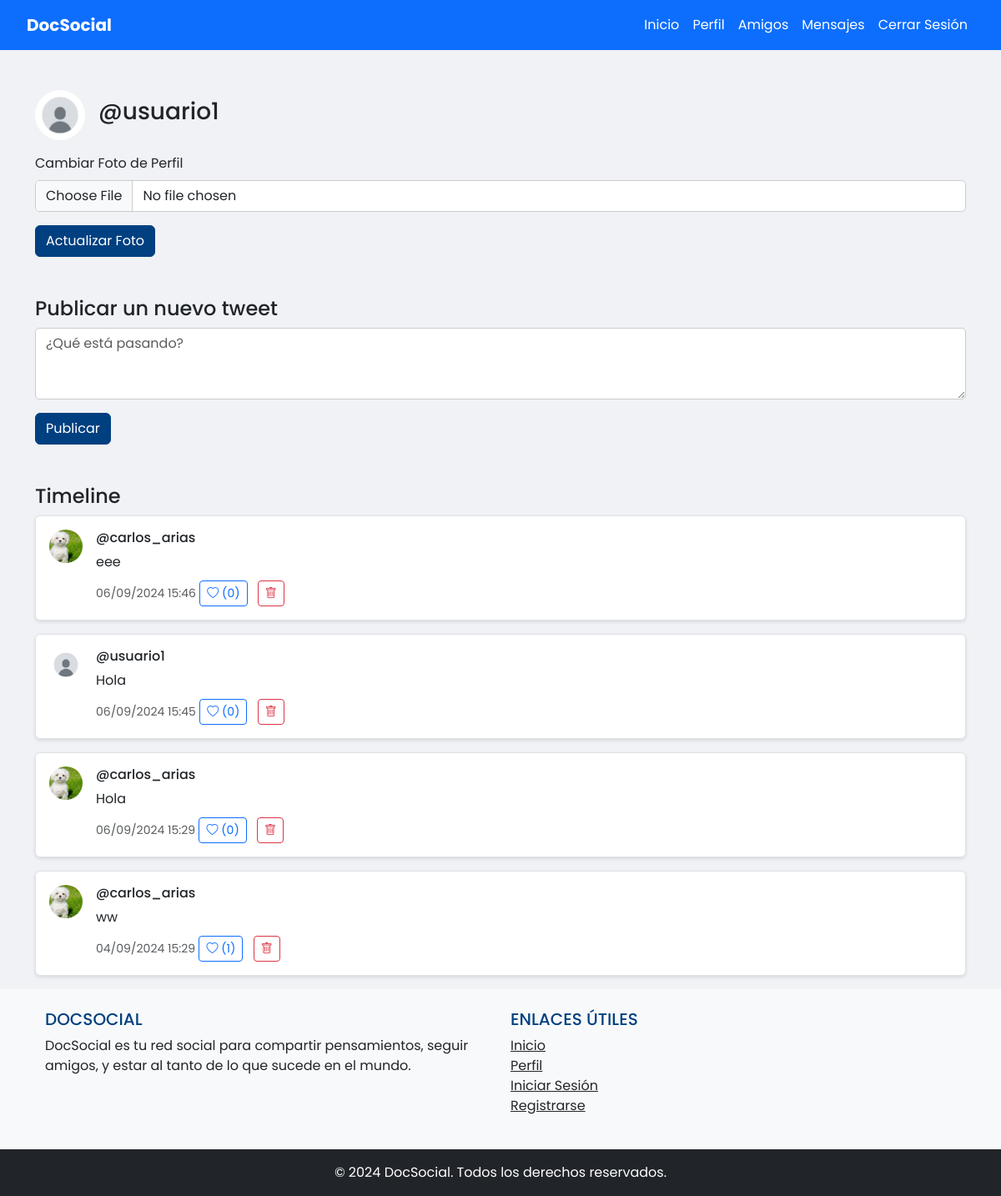
The app's page /index.php (signed in) with its own data.
### tables this page shows
CREATE TABLE `usuarios` (
  `id` int(11) NOT NULL,
  `username` varchar(50) NOT NULL,
  `email` varchar(100) NOT NULL,
  `password` varchar(255) NOT NULL,
  `bio` text DEFAULT NULL,
  `avatar` varchar(255) DEFAULT NULL,
  `fecha_registro` timestamp NOT NULL DEFAULT current_timestamp(),
  `foto_perfil` varchar(255) DEFAULT 'ruta/por/defecto.jpg',
  `nombre` varchar(50) NOT NULL,
  `apellido` varchar(50) NOT NULL,
  `descripcion` text DEFAULT NULL
);

CREATE TABLE `tweets` (
  `id` int(11) NOT NULL,
  `user_id` int(11) DEFAULT NULL,
  `contenido` varchar(280) NOT NULL,
  `imagen` varchar(255) DEFAULT NULL,
  `fecha_publicacion` timestamp NOT NULL DEFAULT current_timestamp()
);

### index.php (the view, shortened to what this page needs)
<?php
include('includes/db.php');
$user_id = $_SESSION['user_id'];
$sql_user = "SELECT username, foto_perfil FROM usuarios WHERE id = '$user_id'";
$result_user = $conn->query($sql_user);
if ($result_user->num_rows > 0) {
    $usuario = $result_user->fetch_assoc();
} else {
    echo "Error: Usuario no encontrado.";
}
$sql_tweets = "SELECT tweets.*, usuarios.username, usuarios.foto_perfil,
                (SELECT COUNT(*) FROM likes WHERE likes.tweet_id = tweets.id) AS likes_count,
                (SELECT COUNT(*) FROM likes WHERE likes.tweet_id = tweets.id AND likes.user_id = '$user_id') AS liked_by_user
               FROM tweets
               JOIN usuarios ON tweets.user_id = usuarios.id
               ORDER BY tweets.fecha_publicacion DESC";
$result_tweets = $conn->query($sql_tweets);
?>
<!DOCTYPE html>
<html lang="es">
<head>
    <link rel="stylesheet" href="https://cdnjs.cloudflare.com/ajax/libs/bootstrap-icons/1.9.1/font/bootstrap-icons.css">
    <link href="https://cdn.jsdelivr.net/npm/bootstrap@5.3.0/dist/css/bootstrap.min.css" rel="stylesheet">
    <link rel="stylesheet" href="css/style.css">
</head>
<body>
    <?php include('includes/header.php'); ?>
    <div class="container mt-5">
        <div class="d-flex align-items-center">
            <img src="<?php echo !empty($usuario['foto_perfil']) ? $usuario['foto_perfil'] : 'assets/images/perfil.jpg'; ?>"
                 alt="Foto de perfil" class="img-fluid rounded-circle me-3" style="width: 60px; height: 60px; object-fit: cover;">
            <h3>@<?php echo htmlspecialchars($usuario['username']); ?></h3>
        </div>
        <form method="post" action="index.php" enctype="multipart/form-data" class="mt-3">
            <div class="mb-3">
                <label for="foto_perfil" class="form-label">Cambiar Foto de Perfil</label>
                <input type="file" class="form-control" id="foto_perfil" name="foto_perfil">
            </div>
            <button type="submit" class="btn btn-primary">Actualizar Foto</button>
        </form>
        <div class="mt-5">
            <h4>Publicar un nuevo tweet</h4>
            <form method="post" action="publicar_tweet.php">
                <textarea class="form-control mb-3" name="contenido" rows="3" maxlength="280" placeholder="¿Qué está pasando?"></textarea>
                <button type="submit" class="btn btn-primary">Publicar</button>
            </form>
        </div>
        <div class="mt-5">
            <h4>Timeline</h4>
            <?php if ($result_tweets->num_rows > 0): ?>
                <?php while($tweet = $result_tweets->fetch_assoc()): ?>
                    <div class="tweet d-flex align-items-start mb-3 border p-3 rounded">
                        <img src="<?php echo !empty($tweet['foto_perfil']) ? $tweet['foto_perfil'] : 'assets/images/perfil.jpg'; ?>"
                             alt="Foto de perfil" class="rounded-circle me-3" style="width: 40px; height: 40px; object-fit: cover;">
                        <div>
                            <h6>@<?php echo htmlspecialchars($tweet['username']); ?></h6>
                            <p><?php echo htmlspecialchars($tweet['contenido']); ?></p>
                            <small class="text-muted"><?php echo date('d/m/Y H:i', strtotime($tweet['fecha_publicacion'])); ?></small>
                            <form method="post" action="me_gusta.php" class="d-inline">
                                <button type="submit" name="me_gusta" class="btn btn-outline-<?php echo $tweet['liked_by_user'] ? 'danger' : 'primary'; ?> btn-sm">
                                    <i class="bi bi-heart<?php echo $tweet['liked_by_user'] ? '-fill' : ''; ?>"></i>
                                    (<?php echo $tweet['likes_count']; ?>)
                                </button>
                            </form>
                            <form method="post" action="eliminar_tweet.php" class="d-inline ms-2">
                                <button type="submit" class="btn btn-outline-danger btn-sm">
                                    <i class="bi bi-trash"></i>
                                </button>
                            </form>
                        </div>
                    </div>
                <?php endwhile; ?>
            <?php else: ?>
                <p>No hay tweets para mostrar.</p>
            <?php endif; ?>
        </div>
    </div>
    <?php include('includes/footer.php'); ?>
</body>
</html>

### includes/header.php (shortened to what this page needs)
<nav class="navbar navbar-expand-lg navbar-dark bg-primary">
    <div class="container-fluid">
        <a class="navbar-brand" href="index.php">DocSocial</a>
        <div class="collapse navbar-collapse" id="navbarNav">
            <ul class="navbar-nav ms-auto">
                <?php if (isset($_SESSION['user_id'])): ?>
                    <li class="nav-item">
                        <a class="nav-link" href="index.php">Inicio</a>
                    </li>
                    <li class="nav-item">
                        <a class="nav-link" href="perfil.php">Perfil</a>
                    </li>
                    <li class="nav-item">
                        <a class="nav-link" href="amigos.php">Amigos</a>
                    </li>
                    <li class="nav-item">
                        <a class="nav-link" href="mensajes.php">Mensajes</a>
                    </li>
                    <li class="nav-item">
                        <a class="nav-link" href="logout.php">Cerrar Sesión</a>
                    </li>
                <?php endif; ?>
            </ul>
        </div>
    </div>
</nav>

### includes/footer.php (shortened to what this page needs)
<footer class="bg-light text-center text-lg-start mt-auto">
    <div class="container p-4">
        <div class="row">
            <div class="col-lg-6 col-md-12 mb-4 mb-md-0">
                <h5 class="text-uppercase">DocSocial</h5>
                <p>
                    DocSocial es tu red social para compartir pensamientos, seguir amigos, y estar al tanto de lo que sucede en el mundo.
                </p>
            </div>
            <div class="col-lg-6 col-md-12 mb-4 mb-md-0">
                <h5 class="text-uppercase">Enlaces útiles</h5>
                <ul class="list-unstyled">
                    <li>
                        <a href="index.php" class="text-dark">Inicio</a>
                    </li>
                    <li>
                        <a href="perfil.php" class="text-dark">Perfil</a>
                    </li>
                    <li>
                        <a href="login.php" class="text-dark">Iniciar Sesión</a>
                    </li>
                    <li>
                        <a href="register.php" class="text-dark">Registrarse</a>
                    </li>
                </ul>
            </div>
        </div>
    </div>
    <div class="text-center p-3 bg-dark text-white">
        © 2024 DocSocial. Todos los derechos reservados.
    </div>
</footer>
</body>
</html>

### css/style.css (style rules this page uses)
body { font-family: 'Poppins', sans-serif; background-color: #f0f2f5; margin: 0; padding: 0; min-height: 100vh; display: flex; flex-direction: column; }
.navbar { background-color: #004080; padding: 10px 20px; }
.navbar-brand { color: #ffffff !important; font-weight: bold; }
.navbar-nav .nav-link { color: #ffffff !important; }
footer { margin-top: auto; }
footer h5 { color: #004080; }
.btn-primary { background-color: #004080; border-color: #004080; }
.form-control { border-radius: 5px; border: 1px solid #cccccc; box-shadow: none; transition: border-color 0.3s ease-in-out; }
.tweet { background-color: #ffffff; border-radius: 10px; padding: 15px; margin-bottom: 20px; box-shadow: 0 2px 4px rgba(0, 0, 0, 0.1); }
.tweet p { margin-bottom: 10px; }
.tweet small { color: #777777; }
.tweet { background-color: #ffffff; padding: 15px; margin-bottom: 15px; border: 1px solid #ccc; }
.tweet p { font-size: 1rem; margin-bottom: 10px; }

### records on screen
usuarios: foto_perfil (picture), username "usuario1"
tweets: user.foto_perfil (placeholder picture), user.username "carlos_arias", contenido "eee", fecha_publicacion "06/09/2024 15:46", likes_count "0"
tweets: user.foto_perfil (picture), user.username "usuario1", contenido "Hola", fecha_publicacion "06/09/2024 15:45", likes_count "0"
tweets: user.foto_perfil (placeholder picture), user.username "carlos_arias", contenido "Hola", fecha_publicacion "06/09/2024 15:29", likes_count "0"
tweets: user.foto_perfil (placeholder picture), user.username "carlos_arias", contenido "ww", fecha_publicacion "04/09/2024 15:29", likes_count "1"
